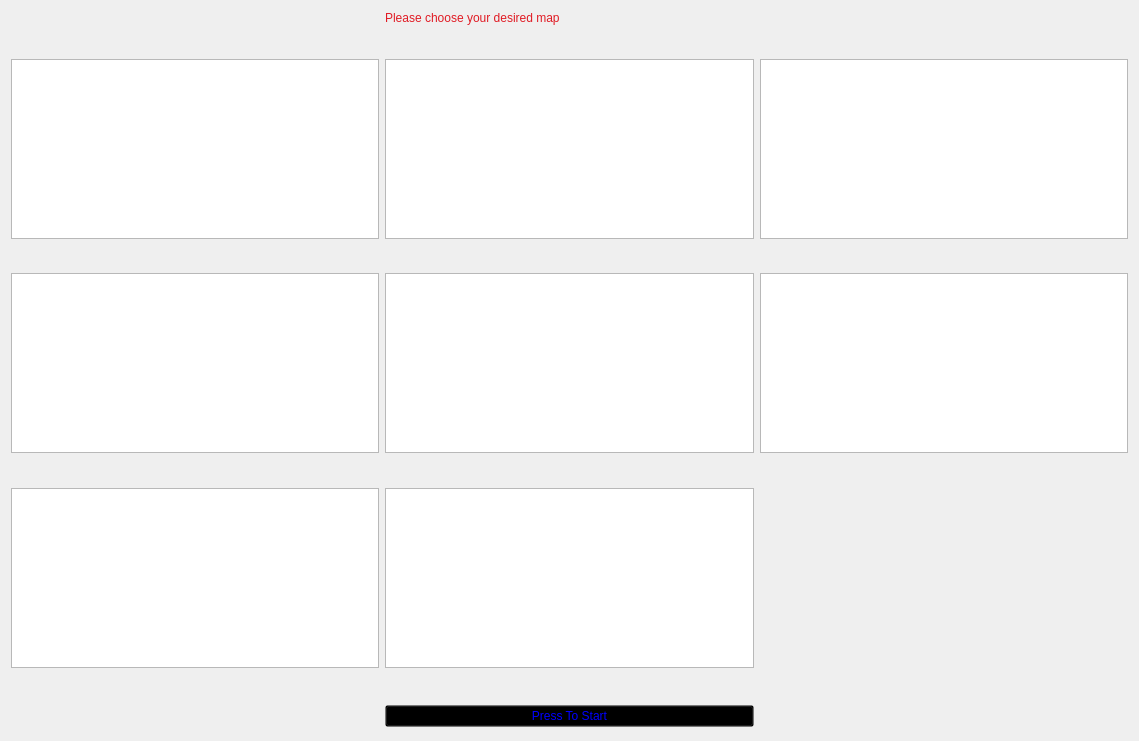
<?xml version="1.0" encoding="UTF-8"?>
<ui version="4.0">
 <class>Widget</class>
 <widget class="QWidget" name="Widget">
  <property name="geometry">
   <rect>
    <x>0</x>
    <y>0</y>
    <width>1139</width>
    <height>741</height>
   </rect>
  </property>
  <property name="windowTitle">
   <string>Widget</string>
  </property>
  <property name="styleSheet">
   <string notr="true">background-image: url(:/images/Sample/secondpageImage.png);</string>
  </property>
  <layout class="QGridLayout" name="gridLayout">
   <item row="9" column="2">
    <spacer name="verticalSpacer_3">
     <property name="orientation">
      <enum>Qt::Orientation::Vertical</enum>
     </property>
     <property name="sizeHint" stdset="0">
      <size>
       <width>20</width>
       <height>40</height>
      </size>
     </property>
    </spacer>
   </item>
   <item row="8" column="1">
    <spacer name="verticalSpacer">
     <property name="orientation">
      <enum>Qt::Orientation::Vertical</enum>
     </property>
     <property name="sizeHint" stdset="0">
      <size>
       <width>20</width>
       <height>40</height>
      </size>
     </property>
    </spacer>
   </item>
   <item row="9" column="0">
    <spacer name="verticalSpacer_2">
     <property name="orientation">
      <enum>Qt::Orientation::Vertical</enum>
     </property>
     <property name="sizeHint" stdset="0">
      <size>
       <width>20</width>
       <height>40</height>
      </size>
     </property>
    </spacer>
   </item>
   <item row="2" column="0">
    <widget class="QGraphicsView" name="graphicsView4"/>
   </item>
   <item row="4" column="1">
    <widget class="QGraphicsView" name="graphicsView5"/>
   </item>
   <item row="2" column="2">
    <widget class="QGraphicsView" name="graphicsView3"/>
   </item>
   <item row="1" column="1">
    <spacer name="verticalSpacer_4">
     <property name="orientation">
      <enum>Qt::Orientation::Vertical</enum>
     </property>
     <property name="sizeHint" stdset="0">
      <size>
       <width>20</width>
       <height>40</height>
      </size>
     </property>
    </spacer>
   </item>
   <item row="7" column="0">
    <widget class="QGraphicsView" name="graphicsView1"/>
   </item>
   <item row="7" column="1">
    <widget class="QGraphicsView" name="graphicsView8"/>
   </item>
   <item row="4" column="0">
    <widget class="QGraphicsView" name="graphicsView7"/>
   </item>
   <item row="4" column="2">
    <widget class="QGraphicsView" name="graphicsView6"/>
   </item>
   <item row="0" column="1">
    <widget class="QLabel" name="label">
     <property name="styleSheet">
      <string notr="true">color: rgb(224, 27, 36);
font: 500 21pt &quot;Ubuntu Sans&quot;;</string>
     </property>
     <property name="text">
      <string>Please choose your desired map</string>
     </property>
    </widget>
   </item>
   <item row="9" column="1">
    <widget class="QPushButton" name="pushButton">
     <property name="styleSheet">
      <string notr="true">background-color: transparent;
font: 500 italic 22pt &quot;Z003&quot;;
color: blue;</string>
     </property>
     <property name="text">
      <string>Press To Start</string>
     </property>
    </widget>
   </item>
   <item row="2" column="1">
    <widget class="QGraphicsView" name="graphicsView2"/>
   </item>
   <item row="3" column="0">
    <spacer name="verticalSpacer_5">
     <property name="orientation">
      <enum>Qt::Orientation::Vertical</enum>
     </property>
     <property name="sizeHint" stdset="0">
      <size>
       <width>20</width>
       <height>40</height>
      </size>
     </property>
    </spacer>
   </item>
   <item row="5" column="1">
    <spacer name="verticalSpacer_6">
     <property name="orientation">
      <enum>Qt::Orientation::Vertical</enum>
     </property>
     <property name="sizeHint" stdset="0">
      <size>
       <width>20</width>
       <height>40</height>
      </size>
     </property>
    </spacer>
   </item>
  </layout>
 </widget>
 <resources/>
 <connections/>
</ui>
